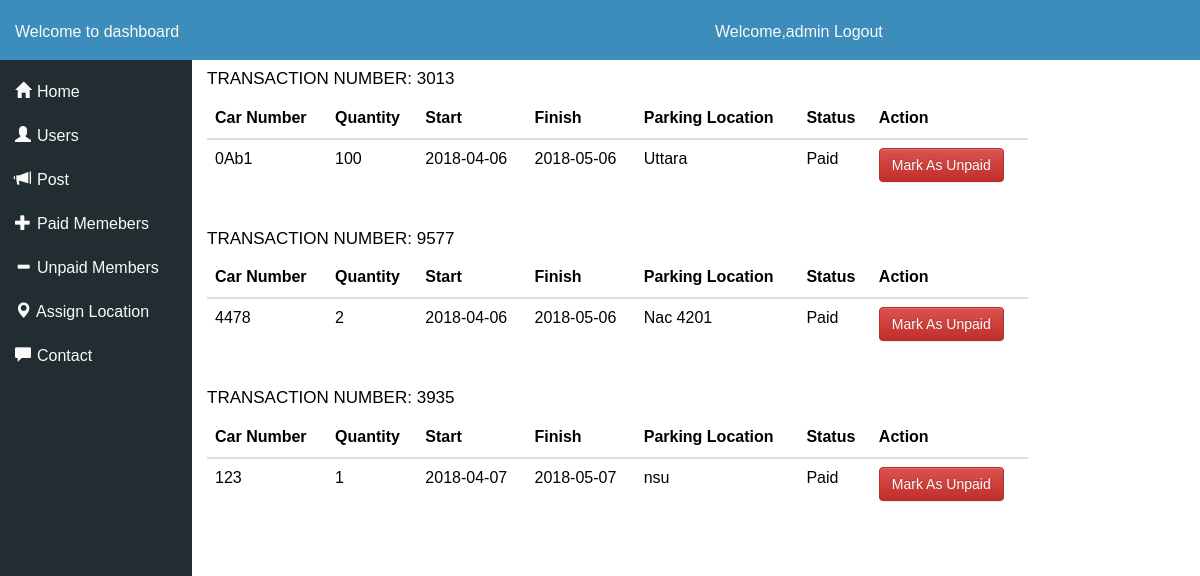
The page /admin/carinfo.php (signed in) on the database its author committed.
### tables this page shows
CREATE TABLE `location` (
  `id` int(13) DEFAULT NULL,
  `email` varchar(130) NOT NULL,
  `car_number` varchar(70) DEFAULT NULL,
  `quantity` int(3) DEFAULT NULL,
  `Start` date NOT NULL,
  `mytime` time NOT NULL,
  `finish` date NOT NULL,
  `parking_location` varchar(100) DEFAULT NULL,
  `transaction_id` varchar(255) DEFAULT NULL,
  `status` varchar(10) DEFAULT NULL
);

### admin/carinfo.php (the view, shortened to what this page needs)
<?php
	require_once('functions.php');
?>
<!DOCTYPE html>
<html lang="en">
<head>
<?php	include_once('title.php');
	?>
</head>
<body>
	<?php  include_once('ad-head.php') ?>
	<div class="main-sidebar">
			<?php include_once("ad_menu.php"); ?>
	</div>
	<div class="page-content">
		<div class="container">
			<?php
						$sql = mysqli_query($connection,"SELECT *FROM location");
						while($result=$sql->fetch_assoc()) :?>
						<h4>Transaction Number: <?php   if(isset($result['transaction_id'])){ echo $result['transaction_id']; }  ?> </h4>
					<div class="table table-responsive">
						<table class="table">
							<thead>
								<th>Car Number</th>
								<th>Quantity</th>
								<th>Start</th>
								<th>Finish</th>
								<th>Parking Location</th>
								<th>Status</th>
								<th>Action</th>
							</thead>
							<tbody>
								<tr>
										<td><?php   if(isset($result['car_number'])){ echo $number= $result['car_number']; }  ?></td>
										<td><?php   if(isset($result['quantity'])){ echo $result['quantity']; }  ?></td>
										<td><?php   if(isset($result['Start'])){ echo $result['Start'];}   ?></td>
										<td><?php   if(isset($result['finish'])){  echo $result['finish']; }  ?></td>
										<td><?php   if(isset($result['parking_location'])){ echo $result['parking_location']; }  ?></td>
										<td><?php   if(isset($result['status'])){ echo $result['status']; }  ?></td>
										<td>
											<form action="<?php echo $_SERVER['PHP_SELF'] ?>" method="POST">
												<input type="submit" value="Mark As Unpaid" name="paid" class="btn btn-danger">
											</form>
										</td>
								</tr>
							</tbody>
						</table>
					</div>
				<?php endwhile; ?>
		</div>
	</div>
</body>

### admin/style.css (style rules this page uses)
body { font-family: 'Oswald', sans-serif; font-size: 16px; margin:0; line-height: 1.3em; font-family: tahoma, arial; line-height: 24px; background: #ffffff; color: #000000; -webkit-transition: all 0.2s ease-out; -moz-transition: all 0.2s ease-out; -o-transition: all 0.2s ease-out; transition: all 0.2s ease-out; }
h4 { color:#000000; font-size: 17px; text-transform: uppercase; letter-spacing: 2.5; }
.main-sidebar { width:16%; min-height: 100%; float:left; background-color:#222d32; position: fixed; top:60px; left:0; overflow: hidden; }
.page-content { width:83%; overflow: hidden; position: absolute; left:16%; top:60px; }
.container { width:100%; margin:auto; }
table { max-width: 85% !important; }

### rows shown on the page
location: transaction "3013", car_number "0Ab1", quantity "100", Start "2018-04-06", finish "2018-05-06", parking_location "Uttara", status "Paid"
location: transaction "9577", car_number "4478", quantity "2", Start "2018-04-06", finish "2018-05-06", parking_location "Nac 4201", status "Paid"
location: transaction "3935", car_number "123", quantity "1", Start "2018-04-07", finish "2018-05-07", parking_location "nsu", status "Paid"

### other values the page prints
$_SESSION['AdminName'] "admin"
